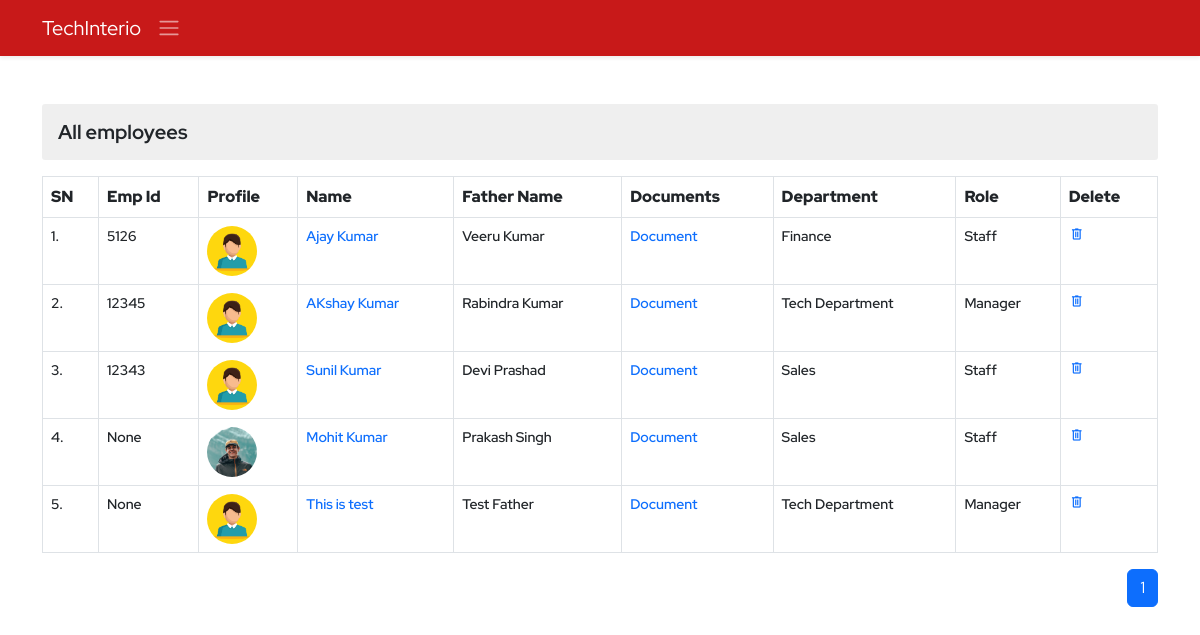
The app's page /ems/employee-view/ (signed in), older data.
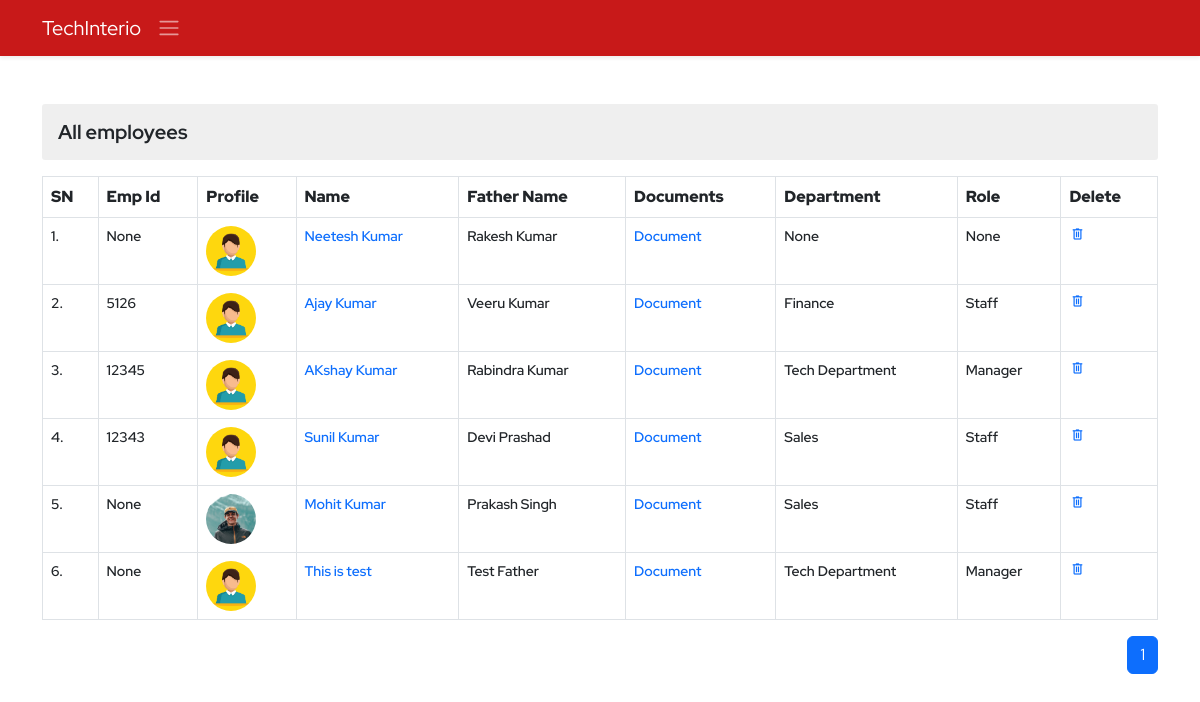
The same page, newer data.
### ems/models.py (models this page shows, shortened)
class Employee(models.Model):
    empid=models.AutoField(primary_key=True)
    employeeid=models.IntegerField(unique=True, null=True, blank=True)
    user=models.OneToOneField(User,on_delete=models.CASCADE)
    name=models.CharField(max_length=50)
    father_name=models.CharField(max_length=50)
    mother_name=models.CharField(max_length=50,null=True,blank=True)
    avtar=models.ImageField(upload_to='employee_profile_images', blank=True , default='profile.jpg')
    dob=models.DateField()
    email=models.EmailField(max_length=100)
    mobile_no=models.IntegerField()
    emergency_mobile_no=models.IntegerField(null=True,blank=True)
    address=models.OneToOneField(Address, on_delete=models.CASCADE,blank=True, null=True,)
    designation=models.CharField(max_length=70,null=True, blank=True)
    role=models.ForeignKey(Role, on_delete=models.SET_NULL,blank=True, null=True,)
    department=models.ForeignKey(Department, on_delete=models.SET_NULL,blank=True, null=True,)
    joining_date=models.DateField(null=True, blank=True)
    status=models.CharField(max_length=15)
    @property
    def imageURL(self):
        try:
            url=self.avtar.url
        except:
            url=''
        return url

class Department(models.Model):
    name=models.CharField(max_length=70, unique=True)
    description=models.TextField(max_length=200)
    created_at = models.DateTimeField(auto_now_add=True,blank=True,null=True)
    updated_at = models.DateTimeField(auto_now=True,blank=True,null=True)
    def __str__(self):
        return self.name

class Role(models.Model):
    name=models.CharField(max_length=70, unique=True)
    description=models.TextField(max_length=200)
    created_at = models.DateTimeField(auto_now_add=True,blank=True,null=True)
    updated_at = models.DateTimeField(auto_now=True,blank=True,null=True)
    def __str__(self):
        return self.name

### ems/views.py (the view)
# urls.py: path('employee-view/',viewEmployee,name='employee-view'),
@login_required()
def viewEmployee(request):
    context = {}
    try:
        if not request.user.is_superuser:
            profile_obj=Employee.objects.get(user=request.user)
            context['profile']=profile_obj
        employees = Employee.objects.all().order_by('-empid')
        paginator=Paginator(employees,10)
        page_no=request.GET.get('page')
        total_pages=paginator.page_range
        employeepages=paginator.get_page(page_no)
        context['pages']=total_pages
        context['employees'] = employeepages
    except Exception as e:
        print('View Employee Exception : ', e)
    return render(request, 'ems/view_employee.html', context)

### ems/templates/ems/view_employee.html (shortened to what this page needs)
{% extends './base.html' %}
{% block body %}
<div class="container py-4">
    <div class="row d-flex align-items-center justify-content-center">
        <div class="col-12 overflow-auto">
            <h3 class="my-3 derpartment-title">All employees</h3>
            <table class="table table-bordered department-table">
                <tr>
                    <th>SN</th>
                    <th>Emp Id</th>
                    <th>Profile</th>
                    <th>Name</th>
                    <th>Father Name</th>
                    <th>Documents</th>
                    <th>Department</th>
                    <th>Role</th>
                    <th>Delete</th>
                </tr>
                {% for employee in employees %}
                <tr>
                    <td>{{forloop.counter}}.</td>
                    <td>{{employee.employeeid}}</td>
                    <td>
                        <img src="{{employee.imageURL}}" alt="" class="profile-pic">
                    </td>
                    <td><a class="" href="{% url 'ems:employee-detail' employee.empid %}">{{employee.name}}</a></td>
                    <td>{{employee.father_name}}</td>
                    <td><a href="{% url 'ems:employee-document' employee.empid %}">Document</a></td>
                    <td>{{employee.department}}</td>
                    <td>{{employee.role}}</td>
                    <td><a href="{% url 'ems:employee-delete' employee.empid %}" class="delete"><span class="material-symbols-outlined">
                        delete</span></a></td>
                </tr>
                {% endfor %}
            </table>
            <nav aria-label="Page navigation example">
                <ul class="pagination justify-content-end">
                    {% if pages %}
                    {% for p in pages %}
                    {% if p == employees.number %}
                    <li class="page-item active" aria-current="page"><a class="page-link "
                            href="?page={{p}}">{{p}}</a></li>
                    {% else %}
                    <li class="page-item "><a class="page-link" href="?page={{p}}">{{p}}</a></li>
                    {% endif %}
                    {% endfor %}
                    {% endif %}
                </ul>
            </nav>
        </div>
    </div>
</div>
{% endblock body %}

Row changes from the older to the newer data that the page shows:
added Employee: employeeid "None", imageURL (placeholder picture), name "Neetesh Kumar", father_name "Rakesh Kumar", department "None", role "None"
